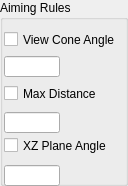
      <widget class="QGroupBox" name="IDC_STATIC_23">
        <property name="geometry">
          <rect>
            <x>210</x>
            <y>853</y>
            <width>128</width>
            <height>186</height>
          </rect>
        </property>
        <property name="title">
          <string>Aiming Rules</string>
        </property>
        <property name="visible">
          <bool>true</bool>
        </property>
        <property name="enabled">
          <bool>true</bool>
        </property>
        <property name="flat">
          <bool>false</bool>
        </property>
        <widget class="QCheckBox" name="IDC_VIEW_CONE_ANGLE_CHECK">
          <property name="geometry">
            <rect>
              <x>4</x>
              <y>30</y>
              <width>112</width>
              <height>19</height>
            </rect>
          </property>
          <property name="text">
            <string>View Cone Angle</string>
          </property>
          <property name="visible">
            <bool>true</bool>
          </property>
          <property name="enabled">
            <bool>true</bool>
          </property>
        </widget>
        <widget class="QLineEdit" name="IDC_VIEW_CONE_ANGLE_EDIT">
          <property name="geometry">
            <rect>
              <x>4</x>
              <y>56</y>
              <width>56</width>
              <height>21</height>
            </rect>
          </property>
          <property name="visible">
            <bool>true</bool>
          </property>
          <property name="enabled">
            <bool>true</bool>
          </property>
        </widget>
        <widget class="QCheckBox" name="IDC_MAX_DISTANCE_CHECK">
          <property name="geometry">
            <rect>
              <x>4</x>
              <y>84</y>
              <width>112</width>
              <height>19</height>
            </rect>
          </property>
          <property name="text">
            <string>Max Distance</string>
          </property>
          <property name="visible">
            <bool>true</bool>
          </property>
          <property name="enabled">
            <bool>true</bool>
          </property>
        </widget>
        <widget class="QLineEdit" name="IDC_MAX_DISTANCE_EDIT">
          <property name="geometry">
            <rect>
              <x>4</x>
              <y>112</y>
              <width>56</width>
              <height>21</height>
            </rect>
          </property>
          <property name="visible">
            <bool>true</bool>
          </property>
          <property name="enabled">
            <bool>true</bool>
          </property>
        </widget>
        <widget class="QCheckBox" name="IDC_XZ_PLANE_ANGLE_CHECK">
          <property name="geometry">
            <rect>
              <x>4</x>
              <y>136</y>
              <width>112</width>
              <height>19</height>
            </rect>
          </property>
          <property name="text">
            <string>XZ Plane Angle</string>
          </property>
          <property name="visible">
            <bool>true</bool>
          </property>
          <property name="enabled">
            <bool>true</bool>
          </property>
        </widget>
        <widget class="QLineEdit" name="IDC_XZ_PLANE_ANGLE_EDIT">
          <property name="geometry">
            <rect>
              <x>4</x>
              <y>165</y>
              <width>56</width>
              <height>21</height>
            </rect>
          </property>
          <property name="visible">
            <bool>true</bool>
          </property>
          <property name="enabled">
            <bool>true</bool>
          </property>
        </widget>
      </widget>
